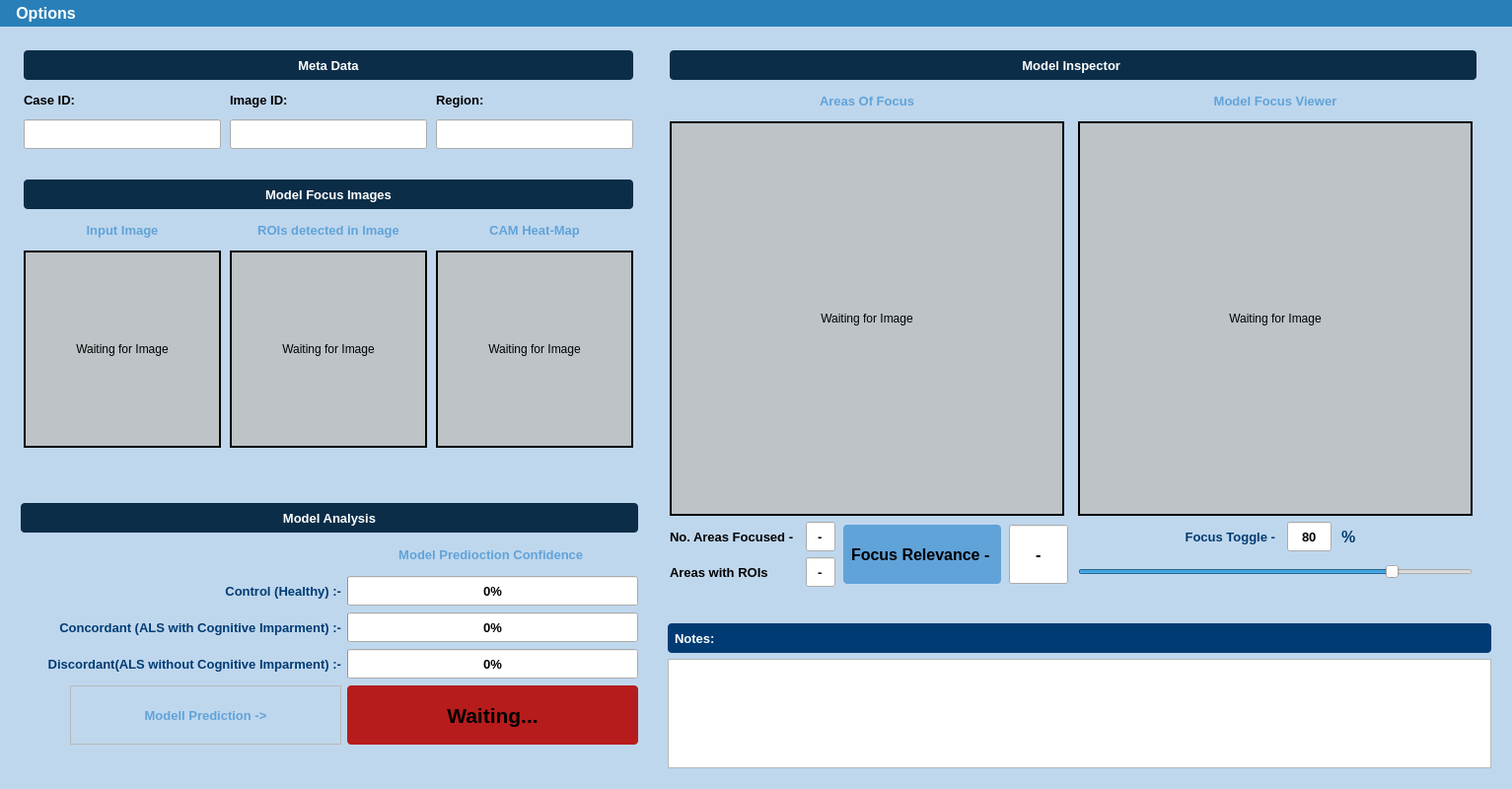
<?xml version="1.0" encoding="UTF-8"?>
<ui version="4.0">
 <class>MainWindow</class>
 <widget class="QMainWindow" name="MainWindow">
  <property name="geometry">
   <rect>
    <x>0</x>
    <y>0</y>
    <width>1533</width>
    <height>800</height>
   </rect>
  </property>
  <property name="minimumSize">
   <size>
    <width>0</width>
    <height>0</height>
   </size>
  </property>
  <property name="maximumSize">
   <size>
    <width>16777215</width>
    <height>16777215</height>
   </size>
  </property>
  <property name="windowTitle">
   <string>MainWindow</string>
  </property>
  <property name="styleSheet">
   <string notr="true">QMainWindow {
    background-color: #BFD7ED;
}</string>
  </property>
  <widget class="QWidget" name="centralwidget">
   <layout class="QGridLayout" name="gridLayout_6">
    <item row="1" column="0">
     <widget class="QGroupBox" name="groupBox_3">
      <property name="minimumSize">
       <size>
        <width>650</width>
        <height>300</height>
       </size>
      </property>
      <property name="maximumSize">
       <size>
        <width>650</width>
        <height>300</height>
       </size>
      </property>
      <property name="styleSheet">
       <string notr="true">QGroupBox {
    background-color: #BFD7ED;
    border: none;
}</string>
      </property>
      <property name="title">
       <string/>
      </property>
      <layout class="QGridLayout" name="gridLayout_4">
       <item row="1" column="1">
        <widget class="QLabel" name="label_33">
         <property name="minimumSize">
          <size>
           <width>200</width>
           <height>30</height>
          </size>
         </property>
         <property name="maximumSize">
          <size>
           <width>200</width>
           <height>30</height>
          </size>
         </property>
         <property name="font">
          <font>
           <pointsize>10</pointsize>
           <weight>75</weight>
           <bold>true</bold>
          </font>
         </property>
         <property name="styleSheet">
          <string notr="true">QLabel {
    color: #60A3D9;
}</string>
         </property>
         <property name="frameShape">
          <enum>QFrame::NoFrame</enum>
         </property>
         <property name="text">
          <string>ROIs detected in Image</string>
         </property>
         <property name="alignment">
          <set>Qt::AlignCenter</set>
         </property>
        </widget>
       </item>
       <item row="0" column="0" colspan="3">
        <widget class="QLabel" name="label_43">
         <property name="minimumSize">
          <size>
           <width>200</width>
           <height>30</height>
          </size>
         </property>
         <property name="maximumSize">
          <size>
           <width>16777215</width>
           <height>30</height>
          </size>
         </property>
         <property name="font">
          <font>
           <pointsize>10</pointsize>
           <weight>75</weight>
           <bold>true</bold>
          </font>
         </property>
         <property name="styleSheet">
          <string notr="true">QLabel {
    background-color: #0C2D48;
    color: white;
    padding: 4px;
    border-radius: 4px;
}</string>
         </property>
         <property name="frameShape">
          <enum>QFrame::NoFrame</enum>
         </property>
         <property name="text">
          <string>Model Focus Images</string>
         </property>
         <property name="alignment">
          <set>Qt::AlignCenter</set>
         </property>
        </widget>
       </item>
       <item row="3" column="0">
        <widget class="QLabel" name="lb_input_image">
         <property name="minimumSize">
          <size>
           <width>200</width>
           <height>200</height>
          </size>
         </property>
         <property name="maximumSize">
          <size>
           <width>200</width>
           <height>200</height>
          </size>
         </property>
         <property name="styleSheet">
          <string notr="true">QLabel {
    background-color: #BDC3C7;
}</string>
         </property>
         <property name="frameShape">
          <enum>QFrame::WinPanel</enum>
         </property>
         <property name="text">
          <string>Waiting for Image</string>
         </property>
         <property name="alignment">
          <set>Qt::AlignCenter</set>
         </property>
        </widget>
       </item>
       <item row="3" column="1">
        <widget class="QLabel" name="lb_qu_path_image">
         <property name="minimumSize">
          <size>
           <width>200</width>
           <height>200</height>
          </size>
         </property>
         <property name="maximumSize">
          <size>
           <width>200</width>
           <height>200</height>
          </size>
         </property>
         <property name="styleSheet">
          <string notr="true">QLabel {
    background-color: #BDC3C7;
}</string>
         </property>
         <property name="frameShape">
          <enum>QFrame::WinPanel</enum>
         </property>
         <property name="text">
          <string>Waiting for Image</string>
         </property>
         <property name="alignment">
          <set>Qt::AlignCenter</set>
         </property>
        </widget>
       </item>
       <item row="1" column="2">
        <widget class="QLabel" name="label_36">
         <property name="minimumSize">
          <size>
           <width>200</width>
           <height>30</height>
          </size>
         </property>
         <property name="maximumSize">
          <size>
           <width>200</width>
           <height>30</height>
          </size>
         </property>
         <property name="font">
          <font>
           <pointsize>10</pointsize>
           <weight>75</weight>
           <bold>true</bold>
          </font>
         </property>
         <property name="styleSheet">
          <string notr="true">QLabel {
    color: #60A3D9;
}</string>
         </property>
         <property name="frameShape">
          <enum>QFrame::NoFrame</enum>
         </property>
         <property name="text">
          <string>CAM Heat-Map</string>
         </property>
         <property name="alignment">
          <set>Qt::AlignCenter</set>
         </property>
        </widget>
       </item>
       <item row="3" column="2">
        <widget class="QLabel" name="lb_cam_image">
         <property name="minimumSize">
          <size>
           <width>200</width>
           <height>200</height>
          </size>
         </property>
         <property name="maximumSize">
          <size>
           <width>200</width>
           <height>200</height>
          </size>
         </property>
         <property name="styleSheet">
          <string notr="true">QLabel {
    background-color: #BDC3C7;
}</string>
         </property>
         <property name="frameShape">
          <enum>QFrame::WinPanel</enum>
         </property>
         <property name="text">
          <string>Waiting for Image</string>
         </property>
         <property name="alignment">
          <set>Qt::AlignCenter</set>
         </property>
        </widget>
       </item>
       <item row="1" column="0">
        <widget class="QLabel" name="label_31">
         <property name="minimumSize">
          <size>
           <width>200</width>
           <height>30</height>
          </size>
         </property>
         <property name="maximumSize">
          <size>
           <width>200</width>
           <height>30</height>
          </size>
         </property>
         <property name="font">
          <font>
           <pointsize>10</pointsize>
           <weight>75</weight>
           <bold>true</bold>
          </font>
         </property>
         <property name="styleSheet">
          <string notr="true">QLabel {
    color: #60A3D9;
}</string>
         </property>
         <property name="frameShape">
          <enum>QFrame::NoFrame</enum>
         </property>
         <property name="text">
          <string>Input Image</string>
         </property>
         <property name="alignment">
          <set>Qt::AlignCenter</set>
         </property>
        </widget>
       </item>
      </layout>
     </widget>
    </item>
    <item row="0" column="1" rowspan="3">
     <widget class="QGroupBox" name="groupBox">
      <property name="minimumSize">
       <size>
        <width>850</width>
        <height>575</height>
       </size>
      </property>
      <property name="maximumSize">
       <size>
        <width>850</width>
        <height>575</height>
       </size>
      </property>
      <property name="styleSheet">
       <string notr="true">QGroupBox {
    background-color: #BFD7ED;
    border: none;
}</string>
      </property>
      <property name="title">
       <string/>
      </property>
      <layout class="QGridLayout" name="gridLayout">
       <item row="4" column="1">
        <widget class="QLineEdit" name="le_ROIs_focused">
         <property name="minimumSize">
          <size>
           <width>30</width>
           <height>30</height>
          </size>
         </property>
         <property name="maximumSize">
          <size>
           <width>30</width>
           <height>30</height>
          </size>
         </property>
         <property name="font">
          <font>
           <pointsize>10</pointsize>
           <weight>75</weight>
           <bold>true</bold>
          </font>
         </property>
         <property name="text">
          <string>-</string>
         </property>
         <property name="alignment">
          <set>Qt::AlignCenter</set>
         </property>
        </widget>
       </item>
       <item row="3" column="1">
        <widget class="QLineEdit" name="le_areas_focused">
         <property name="minimumSize">
          <size>
           <width>30</width>
           <height>30</height>
          </size>
         </property>
         <property name="maximumSize">
          <size>
           <width>30</width>
           <height>30</height>
          </size>
         </property>
         <property name="font">
          <font>
           <pointsize>10</pointsize>
           <weight>75</weight>
           <bold>true</bold>
          </font>
         </property>
         <property name="text">
          <string>-</string>
         </property>
         <property name="alignment">
          <set>Qt::AlignCenter</set>
         </property>
        </widget>
       </item>
       <item row="2" column="0" colspan="4">
        <widget class="QLabel" name="lb_cam_circle_image">
         <property name="minimumSize">
          <size>
           <width>400</width>
           <height>400</height>
          </size>
         </property>
         <property name="maximumSize">
          <size>
           <width>400</width>
           <height>400</height>
          </size>
         </property>
         <property name="styleSheet">
          <string notr="true">QLabel {
    background-color: #BDC3C7;
}</string>
         </property>
         <property name="frameShape">
          <enum>QFrame::WinPanel</enum>
         </property>
         <property name="text">
          <string>Waiting for Image</string>
         </property>
         <property name="alignment">
          <set>Qt::AlignCenter</set>
         </property>
        </widget>
       </item>
       <item row="4" column="0">
        <widget class="QLabel" name="label_3">
         <property name="minimumSize">
          <size>
           <width>120</width>
           <height>30</height>
          </size>
         </property>
         <property name="maximumSize">
          <size>
           <width>130</width>
           <height>30</height>
          </size>
         </property>
         <property name="font">
          <font>
           <pointsize>10</pointsize>
           <weight>75</weight>
           <bold>true</bold>
          </font>
         </property>
         <property name="text">
          <string>Areas with ROIs</string>
         </property>
        </widget>
       </item>
       <item row="0" column="0" colspan="7">
        <widget class="QLabel" name="label_23">
         <property name="minimumSize">
          <size>
           <width>400</width>
           <height>30</height>
          </size>
         </property>
         <property name="maximumSize">
          <size>
           <width>16777215</width>
           <height>30</height>
          </size>
         </property>
         <property name="font">
          <font>
           <pointsize>10</pointsize>
           <weight>75</weight>
           <bold>true</bold>
          </font>
         </property>
         <property name="styleSheet">
          <string notr="true">QLabel {
    background-color: #0C2D48;
    color: white;
    padding: 4px;
    border-radius: 4px;
}</string>
         </property>
         <property name="frameShape">
          <enum>QFrame::WinPanel</enum>
         </property>
         <property name="text">
          <string>Model Inspector </string>
         </property>
         <property name="alignment">
          <set>Qt::AlignCenter</set>
         </property>
        </widget>
       </item>
       <item row="1" column="0" colspan="4">
        <widget class="QLabel" name="label_16">
         <property name="minimumSize">
          <size>
           <width>400</width>
           <height>30</height>
          </size>
         </property>
         <property name="maximumSize">
          <size>
           <width>400</width>
           <height>30</height>
          </size>
         </property>
         <property name="font">
          <font>
           <pointsize>10</pointsize>
           <weight>75</weight>
           <bold>true</bold>
          </font>
         </property>
         <property name="styleSheet">
          <string notr="true">QLabel {
    color: #60A3D9;
}</string>
         </property>
         <property name="frameShape">
          <enum>QFrame::NoFrame</enum>
         </property>
         <property name="text">
          <string>Areas Of Focus</string>
         </property>
         <property name="alignment">
          <set>Qt::AlignCenter</set>
         </property>
        </widget>
       </item>
       <item row="2" column="4" colspan="3">
        <widget class="QLabel" name="lb_selected_focus_image">
         <property name="minimumSize">
          <size>
           <width>400</width>
           <height>400</height>
          </size>
         </property>
         <property name="maximumSize">
          <size>
           <width>400</width>
           <height>400</height>
          </size>
         </property>
         <property name="styleSheet">
          <string notr="true">QLabel {
    background-color: #BDC3C7;
}</string>
         </property>
         <property name="frameShape">
          <enum>QFrame::WinPanel</enum>
         </property>
         <property name="text">
          <string>Waiting for Image</string>
         </property>
         <property name="alignment">
          <set>Qt::AlignCenter</set>
         </property>
        </widget>
       </item>
       <item row="3" column="2" rowspan="2">
        <widget class="QLabel" name="label_4">
         <property name="minimumSize">
          <size>
           <width>160</width>
           <height>60</height>
          </size>
         </property>
         <property name="maximumSize">
          <size>
           <width>160</width>
           <height>60</height>
          </size>
         </property>
         <property name="font">
          <font>
           <pointsize>12</pointsize>
           <weight>75</weight>
           <bold>true</bold>
          </font>
         </property>
         <property name="styleSheet">
          <string notr="true">QLabel {
    background-color:  #60A3D9;  /* Dark red */
    color: black;               /* Black text */
    padding: 4px;
    border-radius: 4px;
}</string>
         </property>
         <property name="text">
          <string>Focus Relevance - </string>
         </property>
        </widget>
       </item>
       <item row="3" column="3" rowspan="2">
        <widget class="QLineEdit" name="le_focus_relevance">
         <property name="minimumSize">
          <size>
           <width>60</width>
           <height>60</height>
          </size>
         </property>
         <property name="maximumSize">
          <size>
           <width>60</width>
           <height>60</height>
          </size>
         </property>
         <property name="font">
          <font>
           <pointsize>12</pointsize>
           <weight>75</weight>
           <bold>true</bold>
          </font>
         </property>
         <property name="text">
          <string>-</string>
         </property>
         <property name="alignment">
          <set>Qt::AlignCenter</set>
         </property>
        </widget>
       </item>
       <item row="3" column="5">
        <widget class="QLineEdit" name="le_focus_toggle">
         <property name="minimumSize">
          <size>
           <width>45</width>
           <height>30</height>
          </size>
         </property>
         <property name="maximumSize">
          <size>
           <width>45</width>
           <height>30</height>
          </size>
         </property>
         <property name="font">
          <font>
           <pointsize>10</pointsize>
           <weight>75</weight>
           <bold>true</bold>
          </font>
         </property>
         <property name="text">
          <string>80</string>
         </property>
         <property name="alignment">
          <set>Qt::AlignCenter</set>
         </property>
        </widget>
       </item>
       <item row="1" column="4" colspan="3">
        <widget class="QLabel" name="label_29">
         <property name="minimumSize">
          <size>
           <width>400</width>
           <height>30</height>
          </size>
         </property>
         <property name="maximumSize">
          <size>
           <width>400</width>
           <height>30</height>
          </size>
         </property>
         <property name="font">
          <font>
           <pointsize>10</pointsize>
           <weight>75</weight>
           <bold>true</bold>
          </font>
         </property>
         <property name="styleSheet">
          <string notr="true">QLabel {
    color: #60A3D9;
}</string>
         </property>
         <property name="frameShape">
          <enum>QFrame::NoFrame</enum>
         </property>
         <property name="text">
          <string>Model Focus Viewer</string>
         </property>
         <property name="alignment">
          <set>Qt::AlignCenter</set>
         </property>
        </widget>
       </item>
       <item row="3" column="0">
        <widget class="QLabel" name="label_2">
         <property name="minimumSize">
          <size>
           <width>120</width>
           <height>30</height>
          </size>
         </property>
         <property name="maximumSize">
          <size>
           <width>130</width>
           <height>30</height>
          </size>
         </property>
         <property name="font">
          <font>
           <pointsize>10</pointsize>
           <weight>75</weight>
           <bold>true</bold>
          </font>
         </property>
         <property name="text">
          <string>No. Areas Focused -</string>
         </property>
        </widget>
       </item>
       <item row="3" column="6">
        <widget class="QLabel" name="label">
         <property name="minimumSize">
          <size>
           <width>135</width>
           <height>30</height>
          </size>
         </property>
         <property name="maximumSize">
          <size>
           <width>135</width>
           <height>30</height>
          </size>
         </property>
         <property name="font">
          <font>
           <pointsize>12</pointsize>
           <weight>75</weight>
           <bold>true</bold>
          </font>
         </property>
         <property name="styleSheet">
          <string notr="true">QLabel {
    color: #003B73;
}</string>
         </property>
         <property name="text">
          <string>%</string>
         </property>
        </widget>
       </item>
       <item row="4" column="4" colspan="3">
        <widget class="QSlider" name="s_focus_slider">
         <property name="minimumSize">
          <size>
           <width>400</width>
           <height>30</height>
          </size>
         </property>
         <property name="maximumSize">
          <size>
           <width>400</width>
           <height>30</height>
          </size>
         </property>
         <property name="value">
          <number>80</number>
         </property>
         <property name="orientation">
          <enum>Qt::Horizontal</enum>
         </property>
        </widget>
       </item>
       <item row="3" column="4">
        <widget class="QLabel" name="lb_focus_slider">
         <property name="minimumSize">
          <size>
           <width>200</width>
           <height>30</height>
          </size>
         </property>
         <property name="maximumSize">
          <size>
           <width>200</width>
           <height>30</height>
          </size>
         </property>
         <property name="font">
          <font>
           <pointsize>10</pointsize>
           <weight>75</weight>
           <bold>true</bold>
          </font>
         </property>
         <property name="styleSheet">
          <string notr="true">QLabel {
    color: #003B73;
}</string>
         </property>
         <property name="frameShape">
          <enum>QFrame::NoFrame</enum>
         </property>
         <property name="text">
          <string>Focus Toggle -</string>
         </property>
         <property name="alignment">
          <set>Qt::AlignRight|Qt::AlignTrailing|Qt::AlignVCenter</set>
         </property>
        </widget>
       </item>
      </layout>
     </widget>
    </item>
    <item row="2" column="0" rowspan="2">
     <widget class="QGroupBox" name="groupBox_2">
      <property name="minimumSize">
       <size>
        <width>650</width>
        <height>0</height>
       </size>
      </property>
      <property name="maximumSize">
       <size>
        <width>650</width>
        <height>275</height>
       </size>
      </property>
      <property name="styleSheet">
       <string notr="true">QGroupBox {
    background-color: #BFD7ED;
    border: none;
}</string>
      </property>
      <property name="title">
       <string/>
      </property>
      <layout class="QGridLayout" name="gridLayout_2">
       <item row="3" column="2">
        <widget class="QProgressBar" name="p_bar_concordant">
         <property name="minimumSize">
          <size>
           <width>150</width>
           <height>30</height>
          </size>
         </property>
         <property name="maximumSize">
          <size>
           <width>16777215</width>
           <height>30</height>
          </size>
         </property>
         <property name="font">
          <font>
           <pointsize>10</pointsize>
           <weight>75</weight>
           <bold>true</bold>
          </font>
         </property>
         <property name="value">
          <number>0</number>
         </property>
        </widget>
       </item>
       <item row="4" column="2">
        <widget class="QProgressBar" name="p_bar_discordant">
         <property name="minimumSize">
          <size>
           <width>150</width>
           <height>30</height>
          </size>
         </property>
         <property name="maximumSize">
          <size>
           <width>16777215</width>
           <height>30</height>
          </size>
         </property>
         <property name="font">
          <font>
           <pointsize>10</pointsize>
           <weight>75</weight>
           <bold>true</bold>
          </font>
         </property>
         <property name="value">
          <number>0</number>
         </property>
        </widget>
       </item>
       <item row="1" column="0" colspan="2">
        <widget class="QLabel" name="label_21">
         <property name="minimumSize">
          <size>
           <width>250</width>
           <height>30</height>
          </size>
         </property>
         <property name="maximumSize">
          <size>
           <width>250</width>
           <height>30</height>
          </size>
         </property>
         <property name="frameShape">
          <enum>QFrame::NoFrame</enum>
         </property>
         <property name="text">
          <string/>
         </property>
        </widget>
       </item>
       <item row="2" column="0" colspan="2">
        <widget class="QLabel" name="label_19">
         <property name="minimumSize">
          <size>
           <width>325</width>
           <height>30</height>
          </size>
         </property>
         <property name="maximumSize">
          <size>
           <width>325</width>
           <height>30</height>
          </size>
         </property>
         <property name="font">
          <font>
           <pointsize>10</pointsize>
           <weight>75</weight>
           <bold>true</bold>
          </font>
         </property>
         <property name="styleSheet">
          <string notr="true">QLabel {
    color: #003B73;
}</string>
         </property>
         <property name="frameShape">
          <enum>QFrame::NoFrame</enum>
         </property>
         <property name="text">
          <string>Control (Healthy) :-</string>
         </property>
         <property name="alignment">
          <set>Qt::AlignRight|Qt::AlignTrailing|Qt::AlignVCenter</set>
         </property>
        </widget>
       </item>
       <item row="3" column="0" colspan="2">
        <widget class="QLabel" name="label_22">
         <property name="minimumSize">
          <size>
           <width>325</width>
           <height>30</height>
          </size>
         </property>
         <property name="maximumSize">
          <size>
           <width>325</width>
           <height>30</height>
          </size>
         </property>
         <property name="font">
          <font>
           <pointsize>10</pointsize>
           <weight>75</weight>
           <bold>true</bold>
          </font>
         </property>
         <property name="styleSheet">
          <string notr="true">QLabel {
    color: #003B73;
}</string>
         </property>
         <property name="frameShape">
          <enum>QFrame::NoFrame</enum>
         </property>
         <property name="text">
          <string>Concordant (ALS with Cognitive Imparment) :-</string>
         </property>
         <property name="alignment">
          <set>Qt::AlignRight|Qt::AlignTrailing|Qt::AlignVCenter</set>
         </property>
        </widget>
       </item>
       <item row="0" column="0" colspan="3">
        <widget class="QLabel" name="label_20">
         <property name="minimumSize">
          <size>
           <width>400</width>
           <height>30</height>
          </size>
         </property>
         <property name="maximumSize">
          <size>
           <width>16777215</width>
           <height>30</height>
          </size>
         </property>
         <property name="font">
          <font>
           <pointsize>10</pointsize>
           <weight>75</weight>
           <bold>true</bold>
          </font>
         </property>
         <property name="styleSheet">
          <string notr="true">QLabel {
    background-color: #0C2D48;
    color: white;
    padding: 4px;
    border-radius: 4px;
}</string>
         </property>
         <property name="frameShape">
          <enum>QFrame::WinPanel</enum>
         </property>
         <property name="text">
          <string>Model Analysis</string>
         </property>
         <property name="alignment">
          <set>Qt::AlignCenter</set>
         </property>
        </widget>
       </item>
       <item row="1" column="2">
        <widget class="QLabel" name="label_18">
         <property name="minimumSize">
          <size>
           <width>150</width>
           <height>30</height>
          </size>
         </property>
         <property name="maximumSize">
          <size>
           <width>16777215</width>
           <height>30</height>
          </size>
         </property>
         <property name="font">
          <font>
           <pointsize>10</pointsize>
           <weight>75</weight>
           <bold>true</bold>
          </font>
         </property>
         <property name="styleSheet">
          <string notr="true">QLabel {
    color: #60A3D9;
}</string>
         </property>
         <property name="frameShape">
          <enum>QFrame::NoFrame</enum>
         </property>
         <property name="text">
          <string>Model Predioction Confidence </string>
         </property>
         <property name="alignment">
          <set>Qt::AlignCenter</set>
         </property>
        </widget>
       </item>
       <item row="2" column="2">
        <widget class="QProgressBar" name="p_bar_control">
         <property name="minimumSize">
          <size>
           <width>150</width>
           <height>30</height>
          </size>
         </property>
         <property name="maximumSize">
          <size>
           <width>16777215</width>
           <height>30</height>
          </size>
         </property>
         <property name="font">
          <font>
           <pointsize>10</pointsize>
           <weight>75</weight>
           <bold>true</bold>
          </font>
         </property>
         <property name="value">
          <number>0</number>
         </property>
        </widget>
       </item>
       <item row="5" column="1">
        <widget class="QLabel" name="label_27">
         <property name="minimumSize">
          <size>
           <width>275</width>
           <height>60</height>
          </size>
         </property>
         <property name="maximumSize">
          <size>
           <width>275</width>
           <height>60</height>
          </size>
         </property>
         <property name="font">
          <font>
           <pointsize>10</pointsize>
           <weight>75</weight>
           <bold>true</bold>
          </font>
         </property>
         <property name="styleSheet">
          <string notr="true">QLabel {
    color: #60A3D9;
}</string>
         </property>
         <property name="frameShape">
          <enum>QFrame::StyledPanel</enum>
         </property>
         <property name="text">
          <string>Modell Prediction -&gt;</string>
         </property>
         <property name="alignment">
          <set>Qt::AlignCenter</set>
         </property>
        </widget>
       </item>
       <item row="5" column="2">
        <widget class="QLabel" name="lb_prediction">
         <property name="minimumSize">
          <size>
           <width>250</width>
           <height>60</height>
          </size>
         </property>
         <property name="maximumSize">
          <size>
           <width>16777215</width>
           <height>60</height>
          </size>
         </property>
         <property name="font">
          <font>
           <pointsize>16</pointsize>
           <weight>75</weight>
           <bold>true</bold>
          </font>
         </property>
         <property name="styleSheet">
          <string notr="true">QLabel {
    background-color: #B71C1C;  /* Dark red */
    color: black;               /* Black text */
    padding: 4px;
    border-radius: 4px;
}</string>
         </property>
         <property name="frameShape">
          <enum>QFrame::StyledPanel</enum>
         </property>
         <property name="text">
          <string>Waiting...</string>
         </property>
         <property name="alignment">
          <set>Qt::AlignCenter</set>
         </property>
        </widget>
       </item>
       <item row="4" column="0" colspan="2">
        <widget class="QLabel" name="label_24">
         <property name="minimumSize">
          <size>
           <width>325</width>
           <height>30</height>
          </size>
         </property>
         <property name="maximumSize">
          <size>
           <width>325</width>
           <height>30</height>
          </size>
         </property>
         <property name="font">
          <font>
           <pointsize>10</pointsize>
           <weight>75</weight>
           <bold>true</bold>
          </font>
         </property>
         <property name="styleSheet">
          <string notr="true">QLabel {
    color: #003B73;
}</string>
         </property>
         <property name="frameShape">
          <enum>QFrame::NoFrame</enum>
         </property>
         <property name="text">
          <string>Discordant(ALS without Cognitive Imparment) :-</string>
         </property>
         <property name="alignment">
          <set>Qt::AlignRight|Qt::AlignTrailing|Qt::AlignVCenter</set>
         </property>
        </widget>
       </item>
      </layout>
     </widget>
    </item>
    <item row="0" column="0">
     <widget class="QGroupBox" name="groupBox_4">
      <property name="minimumSize">
       <size>
        <width>650</width>
        <height>125</height>
       </size>
      </property>
      <property name="maximumSize">
       <size>
        <width>650</width>
        <height>125</height>
       </size>
      </property>
      <property name="styleSheet">
       <string notr="true">QGroupBox {
    background-color: #BFD7ED;
    border: none;
}</string>
      </property>
      <property name="title">
       <string/>
      </property>
      <layout class="QGridLayout" name="gridLayout_5">
       <item row="0" column="0" colspan="3">
        <widget class="QLabel" name="label_42">
         <property name="minimumSize">
          <size>
           <width>200</width>
           <height>30</height>
          </size>
         </property>
         <property name="maximumSize">
          <size>
           <width>16777215</width>
           <height>30</height>
          </size>
         </property>
         <property name="baseSize">
          <size>
           <width>0</width>
           <height>-1</height>
          </size>
         </property>
         <property name="font">
          <font>
           <pointsize>10</pointsize>
           <weight>75</weight>
           <bold>true</bold>
          </font>
         </property>
         <property name="styleSheet">
          <string notr="true">QLabel {
    background-color: #0C2D48;
    color: white;
    padding: 4px;
    border-radius: 4px;
}</string>
         </property>
         <property name="frameShape">
          <enum>QFrame::WinPanel</enum>
         </property>
         <property name="text">
          <string>Meta Data</string>
         </property>
         <property name="alignment">
          <set>Qt::AlignCenter</set>
         </property>
        </widget>
       </item>
       <item row="1" column="0">
        <widget class="QLabel" name="label_44">
         <property name="minimumSize">
          <size>
           <width>200</width>
           <height>30</height>
          </size>
         </property>
         <property name="maximumSize">
          <size>
           <width>200</width>
           <height>30</height>
          </size>
         </property>
         <property name="font">
          <font>
           <pointsize>10</pointsize>
           <weight>75</weight>
           <bold>true</bold>
          </font>
         </property>
         <property name="frameShape">
          <enum>QFrame::NoFrame</enum>
         </property>
         <property name="text">
          <string>Case ID:</string>
         </property>
        </widget>
       </item>
       <item row="1" column="1">
        <widget class="QLabel" name="label_46">
         <property name="minimumSize">
          <size>
           <width>200</width>
           <height>30</height>
          </size>
         </property>
         <property name="maximumSize">
          <size>
           <width>200</width>
           <height>30</height>
          </size>
         </property>
         <property name="font">
          <font>
           <pointsize>10</pointsize>
           <weight>75</weight>
           <bold>true</bold>
          </font>
         </property>
         <property name="frameShape">
          <enum>QFrame::NoFrame</enum>
         </property>
         <property name="text">
          <string>Image ID:</string>
         </property>
        </widget>
       </item>
       <item row="1" column="2">
        <widget class="QLabel" name="label_47">
         <property name="minimumSize">
          <size>
           <width>200</width>
           <height>30</height>
          </size>
         </property>
         <property name="maximumSize">
          <size>
           <width>200</width>
           <height>30</height>
          </size>
         </property>
         <property name="font">
          <font>
           <pointsize>10</pointsize>
           <weight>75</weight>
           <bold>true</bold>
          </font>
         </property>
         <property name="frameShape">
          <enum>QFrame::NoFrame</enum>
         </property>
         <property name="text">
          <string>Region:</string>
         </property>
        </widget>
       </item>
       <item row="2" column="0">
        <widget class="QLineEdit" name="lb_case_id">
         <property name="minimumSize">
          <size>
           <width>200</width>
           <height>30</height>
          </size>
         </property>
         <property name="maximumSize">
          <size>
           <width>200</width>
           <height>30</height>
          </size>
         </property>
        </widget>
       </item>
       <item row="2" column="1">
        <widget class="QLineEdit" name="lb_image_no">
         <property name="minimumSize">
          <size>
           <width>200</width>
           <height>30</height>
          </size>
         </property>
         <property name="maximumSize">
          <size>
           <width>200</width>
           <height>30</height>
          </size>
         </property>
        </widget>
       </item>
       <item row="2" column="2">
        <widget class="QLineEdit" name="lb_region">
         <property name="minimumSize">
          <size>
           <width>200</width>
           <height>30</height>
          </size>
         </property>
         <property name="maximumSize">
          <size>
           <width>200</width>
           <height>30</height>
          </size>
         </property>
        </widget>
       </item>
      </layout>
     </widget>
    </item>
    <item row="3" column="1">
     <widget class="QGroupBox" name="groupBox_5">
      <property name="minimumSize">
       <size>
        <width>0</width>
        <height>0</height>
       </size>
      </property>
      <property name="maximumSize">
       <size>
        <width>16777215</width>
        <height>16777215</height>
       </size>
      </property>
      <property name="styleSheet">
       <string notr="true">QGroupBox {
    background-color: #BFD7ED;
    border: none;
}</string>
      </property>
      <property name="title">
       <string/>
      </property>
      <layout class="QGridLayout" name="gridLayout_3">
       <item row="0" column="0">
        <widget class="QLabel" name="label_48">
         <property name="minimumSize">
          <size>
           <width>200</width>
           <height>30</height>
          </size>
         </property>
         <property name="maximumSize">
          <size>
           <width>16777215</width>
           <height>30</height>
          </size>
         </property>
         <property name="font">
          <font>
           <pointsize>10</pointsize>
           <weight>75</weight>
           <bold>true</bold>
          </font>
         </property>
         <property name="styleSheet">
          <string notr="true">QLabel {
    background-color: #003B73;
    color: white;
    padding: 4px;
    border-radius: 4px;
}</string>
         </property>
         <property name="frameShape">
          <enum>QFrame::WinPanel</enum>
         </property>
         <property name="text">
          <string>Notes:</string>
         </property>
        </widget>
       </item>
       <item row="1" column="0">
        <widget class="QTextEdit" name="textEdit"/>
       </item>
      </layout>
     </widget>
    </item>
   </layout>
  </widget>
  <widget class="QMenuBar" name="menubar">
   <property name="geometry">
    <rect>
     <x>0</x>
     <y>0</y>
     <width>1533</width>
     <height>37</height>
    </rect>
   </property>
   <property name="styleSheet">
    <string notr="true">QMenuBar {
    background-color: #2980B9;
    color: white;
    font-size: 12pt;
    font-weight: bold;
}

QMenuBar::item {
    background-color: transparent;
    color: white;
    padding: 4px 10px;
    font-size: 12pt;
    font-weight: bold;
}

QMenuBar::item:selected {
    background-color: #2C3E50; /* Slightly darker on hover */
    color: white;
    font-size: 12pt;
    font-weight: bold;
}
</string>
   </property>
   <widget class="QMenu" name="menuControls">
    <property name="title">
     <string>Options</string>
    </property>
    <addaction name="a_browse_image"/>
    <addaction name="a_export_results"/>
   </widget>
   <addaction name="menuControls"/>
  </widget>
  <action name="a_browse_image">
   <property name="text">
    <string>Browse Image</string>
   </property>
   <property name="font">
    <font>
     <pointsize>10</pointsize>
     <weight>75</weight>
     <bold>true</bold>
    </font>
   </property>
  </action>
  <action name="a_run_analysis">
   <property name="text">
    <string>Run Analysis</string>
   </property>
   <property name="font">
    <font>
     <pointsize>10</pointsize>
     <weight>75</weight>
     <bold>true</bold>
    </font>
   </property>
  </action>
  <action name="a_export_results">
   <property name="text">
    <string>Export Results</string>
   </property>
   <property name="font">
    <font>
     <pointsize>10</pointsize>
     <weight>75</weight>
     <bold>true</bold>
    </font>
   </property>
  </action>
  <action name="a_clear">
   <property name="text">
    <string>clear</string>
   </property>
   <property name="font">
    <font>
     <pointsize>10</pointsize>
     <weight>75</weight>
     <bold>true</bold>
    </font>
   </property>
  </action>
 </widget>
 <resources/>
 <connections/>
</ui>
